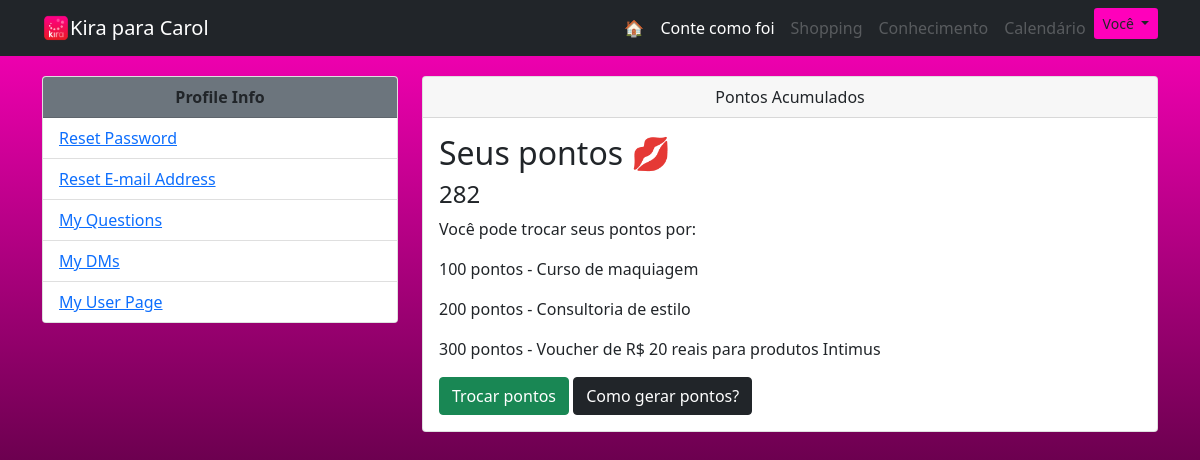
/my-profile/pontos (signed in), run on an earlier commit of the app's database.
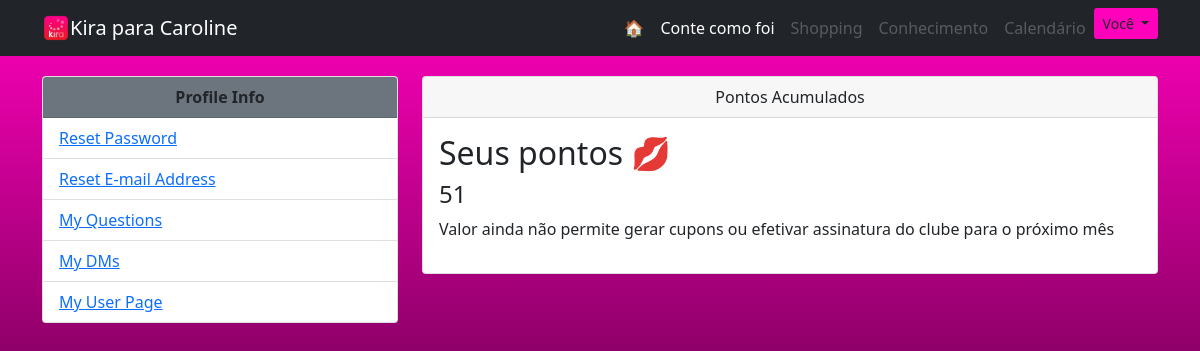
And on a later commit of the database.
### main.py (models this page shows)
class Usuario(UserMixin, db.Model): #PAI
    __tablename__ = "usuarios"
    id = db.Column(db.Integer, primary_key=True)
    nome_completo = db.Column(db.String(200))
    username = db.Column(db.String(100), unique=True)
    email = db.Column(db.String(200), unique=True)
    password = db.Column(db.String(100))
    pontos = db.Column(db.Integer)
    posts = relationship("Post", back_populates="autor_post")
    comentarios_usuario = relationship("Comentario", back_populates="autor_comentario")
    comunidades_criadas = relationship("Comunidade", back_populates="criador")
    entradas_usuario = relationship("Entrada", back_populates="autor_entrada")
    dms_recebidas = relationship("DirectMessage", back_populates="recipiente")

### main.py (the view, shortened to what this page needs)
@app.route('/my-profile/<menu_action>', methods=['GET', 'POST'])
def my_profile(menu_action):
    if menu_action == 'reset-pw':
        if request.method == 'POST':
            old_pw = request.form.get("old-pw")
            new_pw = request.form.get("new-pw")
            database_match_pw = Usuario.query.filter_by(email=current_user.email).first().password
            if old_pw == "" or new_pw == "":
                pass
            elif not check_password_hash(database_match_pw, old_pw):
                flash('Password incorrect.')
            elif check_password_hash(database_match_pw, new_pw):
                flash('New password cannot be equal to the last one.')
            else:
                Usuario.query.filter_by(email=current_user.email).first().password = generate_password_hash(new_pw, method='pbkdf2:sha256', salt_length=8)
                db.session.commit()
                flash('Password changed successfully!.')
        return render_template('reset-pw.html')
    elif menu_action == 'posts-de-usuario':
        user_posts = Post.query.filter_by(autor_post=current_user)
        return render_template('posts-de-usuario.html', posts=user_posts)
    elif menu_action == 'dms':
        return render_template('dms.html')
    elif menu_action == 'pontos':
        return render_template('pontos.html')

### main.py (called while the page is built)
@login_manager.user_loader
def load_user(id):
    return Usuario.query.get(id)

### templates/pontos.html
{% extends 'my-profile.html' %}
{% block action %}
<div class="col-lg-8">
    <div class="card">
          <div class="card-header" style="text-align: center">
            Pontos Acumulados
          </div>
          <div class="card-body">
            <h2 class="card-title h2">Seus pontos 💋</h2>
            <h4 class="card-text h4">{{ current_user.pontos }}</h4>
              {% if current_user.pontos >= 100 %}
                  <p> Você pode trocar seus pontos por:  </p>
                  <p> 100 pontos - Curso de maquiagem  </p>
                  <p> 200 pontos - Consultoria de estilo  </p>
                  <p> 300 pontos -  Voucher de R$ 20 reais para produtos Intimus  </p>
                  <a class="btn btn-success" href="">Trocar pontos</a>
                  <a class="btn btn-dark" href="">Como gerar pontos?</a>
               {% else %}
                  <p> Valor ainda não permite gerar cupons ou efetivar assinatura do clube para o próximo mês </p>
              {% endif %}
           </div>
    </div>
</div>
{% endblock %}

### templates/base.html (shortened to what this page needs)
<!DOCTYPE html>
<html lang="en">
    <head>
        <link href="../static/css/styles.css" rel="stylesheet" />
    </head>
    <body class="bg-secondary">
        <nav class="navbar sticky-top navbar-expand-lg navbar-dark bg-dark">
            <div class="container">
                <img src="../static/assets/kira-rosa.png" style="width:28px; height: 28px">
                <a class="navbar-brand text-white" >Kira {%if current_user.is_authenticated %} para {{current_user.nome_completo.split()[0]}} {% endif %}</a>
                <div class="collapse navbar-collapse" id="navbarSupportedContent">
                    <ul class="navbar-nav ms-auto mb-2 mb-lg-0">
                        <li class="nav-item"><a class="nav-link link-topo text-white" href="{{ url_for('home') }}">🏠</a></li>
                        <li class="nav-item"><a class="nav-link link-topo text-white" href="{{ url_for('comunidades', base="featured", pagina=1) }}">Conte como foi</a></li>
                        <li class="nav-item"><a class="nav-link link-topo disabled" href="{{ url_for('shopping') }}">Shopping</a></li>
                        <li class="nav-item"><a class="nav-link link-topo disabled" href="{{ url_for('conhecimento') }}">Conhecimento</a></li>
                        {% if current_user.is_authenticated %}
                        <li class="nav-item"><a class="nav-link link-topo disabled" href="{{ url_for('conhecimento') }}">Calendário</a></li>
                        <li class="nav-item">
                            <div class="btn-group">
                                <button type="button" class="btn btn-sm botao-rosa dropdown-toggle" data-toggle="dropdown" aria-haspopup="true" aria-expanded="false">
                                    Você
                                </button>
                            </div>
                        </li>
                        {% endif %}
                    </ul>
                </div>
            </div>
        </nav>
        {% block content %}
        {% endblock %}
    </body>
</html>

What changed in the data, as far as the page shows it:
changed Usuario: nome_completo "Carol" → "Caroline"; pontos "282" → "51"
Also different on the page:
text no longer shown: "Você pode trocar seus pontos por: 100 pontos - Curso de maquiagem 200 pontos - Consultoria de estilo 300 pontos - Voucher de R$ 20 reais para produtos Intimus Trocar pontos Como gerar pontos?"
text now shown: "Valor ainda não permite gerar cupons ou efetivar assinatura do clube para o próximo mês"
